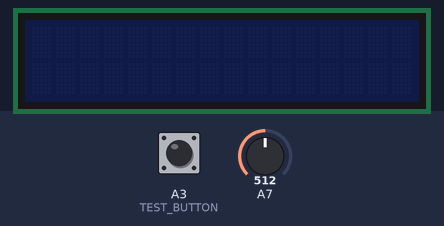
This sketch was run on a simulated Arduino Nano, built with avr-gcc and run on an emulated ATmega328P. Parts: 16×2 character LCD. The inputs (shaded band) are chosen by the test bench; at power-on: A3 (TEST_BUTTON) HIGH, A7 = 512.

Above: at 1.2 s.
1.3 s: A3 (TEST_BUTTON) pulled LOW for 0.15 s
At 1.6 s:
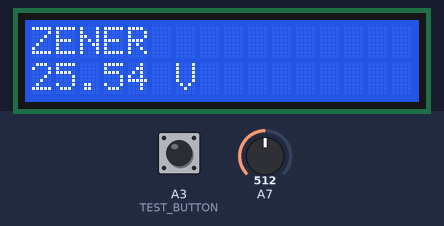
4.4 s: A3 (TEST_BUTTON) pulled LOW for 1 s
8.4 s: A3 (TEST_BUTTON) pulled LOW for 3.2 s
Timing chart, 0 to 11.4 s (numbered marks = the images above; inputs shaded):
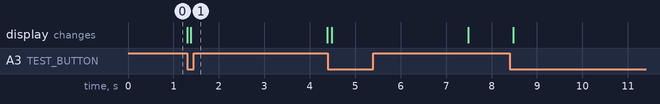

The sketch:

zener_tester_LCD-I2C.ino
```cpp
//Santiago Harto Huertas 15/9/2020
//basado en voltimetro de hispavila.com
// display LCD_16x2_I2C
/*hardware: Arduino alimentado por USB. Del pin 5V del arduino alimentamos a un elevador de tensión boost converter (XL6009) con el POT al máximo,nos da unos 40V.
 A la salida del boost le ponemos en serie una R 100k (R3) para limitar la corriente al zener. En serie iría el zener incógnita. En paralelo con el zener se le
 coloca un divisor de tensión que nos divide la tensión por 10 (R1=1M y R2=100k). Esta tensión dividida es la que introducimos en A7 del arduino.
 Para proteger la entrada A7 le colocamos en paralelo un zener de 5V1.
 v0.
 v1.Le colocamos un "test button" entre A3 y GND; y una R de 1k entre A3 y 5V.
*/
#include <Arduino.h>
// poner la libreria de "NewliquidCrystal_1.3.4" de Malpartida en Arduino Libraries. contine lo necesario
#include <Wire.h>
#include <LCD.h>
#include <LiquidCrystal_I2C.h>

//Push button
#define TEST_BUTTON           A3                 //Test/start push button (low active)
// Terminales de conexión del LCD
//                    addr, en,rw,rs,d4,d5,d6,d7,bl,blpol
LiquidCrystal_I2C lcd(0x27, 2, 1, 0, 4, 5, 6, 7, 3, POSITIVE); //la direccion de mi dysplay es 0x27, la he buscado con "I2C_scan.ino"

#define NUMREADINGS 20 //20 los valores para leer
int readings[NUMREADINGS]; //Las lecturas de la entrada analógica
int index = 0; //Indice de la lectura actual
int total = 0; // lectura Total
int media = 0; //Media
float vcc = 4.45; // valor de la alimentacion de Arduino, Vcc, conecado por USB y con caída de tensión del boost marca eso con polímetro
float r1 = 985000; // 1M valor real medido en R1 con polímetro
float r2 = 94000; // 100K valor real medido en R2 con polímetro

void setup()
{
    pinMode(TEST_BUTTON, INPUT_PULLUP);          //Initialize the pushbutton pin as an input
    for (int i = 0; i < NUMREADINGS; i++)
    {readings[i] = 0; }//Pone toda la matriz a 0, matriz de lecturas del voltímetro

     Wire.begin(); // Comienza la comunicación I2C

 }

void loop()
{
 if (!(digitalRead(TEST_BUTTON)))             //If key is pressed
 {index = 0;
 total = 0;

 for (int index = 0; index < NUMREADINGS; index++)
    {readings[index] = analogRead(A7); //Lee los valores de A7 y guarda en la matriz
     total += readings[index]; //Añade la lectura a total
    }
 media = total / NUMREADINGS; //Calcula la media

float vout = (media * vcc) / 1024.0;
float vin = vout / (r2 / (r1 + r2));

  lcd.begin(16, 2);  // Inicializa el LCD para 16x2
  lcd.backlight();
  lcd.clear();
  lcd.setCursor(0, 0);
  lcd.print("ZENER");
  lcd.setCursor(0, 1);
  if (vin > 38)  {lcd.print("No component");}
           else {lcd.print(vin);
                 lcd.print(" V");
                 }
delay(3000);
lcd.noBacklight(); //para apagar la luz
lcd.noDisplay();
}
}
```

Measured:
- after the input at 1.3 s, the display: first changes at once (image 1 shows a later state)
